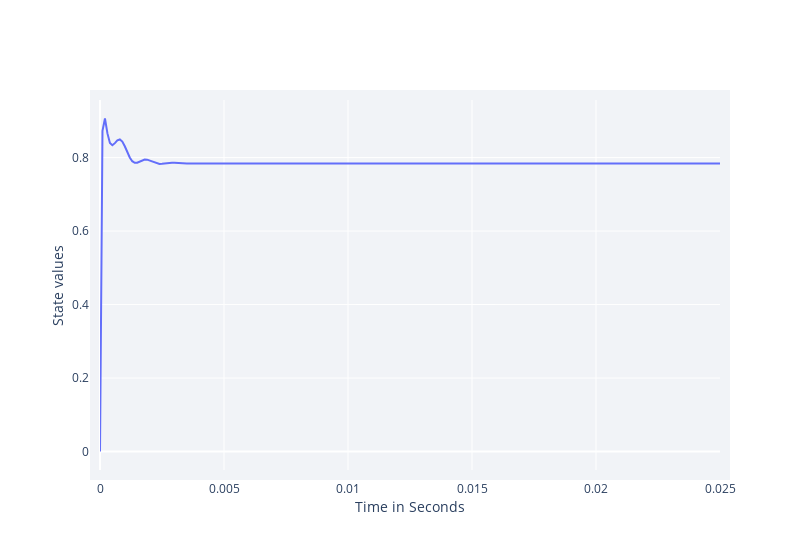

The notebook cell saved with this chart:
### Markdown cell above
The learning curve of accumulated reward per episode is printed to the command line/output window as shown above.

After the training, the `Simulate()` function is used to run a test epiode without action noise and the state to be controlled ($i_\mathrm{L1}$) is plotted:

### Code cell
states_to_plot = ["source1_i_L1"]
hook = DataHook(collect_state_ids = states_to_plot)

Simulate(controller, env, hook=hook)

RenderHookResults(hook = hook,
                  states_to_plot  = states_to_plot)

### Figure 1 — Plotly figure (JSON) as saved in the notebook; plotly's stock layout.template omitted (floating-point values rounded to 4 significant figures; data arrays with more than 128 entries replaced by an {"elided": "..."} marker saying what was removed)
{"data": [{"mode": "lines", "name": "source1_i_L1", "type": "scatter", "x": {"elided": "251 float values"}, "y": {"elided": "251 float values"}}], "layout": {"height": 550, "legend": {"orientation": "h", "x": 1, "xanchor": "right", "y": 1.02, "yanchor": "bottom"}, "margin": {"b": 80, "l": 100, "pad": 10, "r": 80, "t": 100}, "plot_bgcolor": "#f1f3f7", "width": 800, "xaxis": {"title": {"text": "Time in Seconds"}}, "yaxis": {"title": {"text": "State values"}}, "yaxis2": {"overlaying": "y", "side": "right", "title": "Action values", "titlefont": {"color": "orange"}}}}
